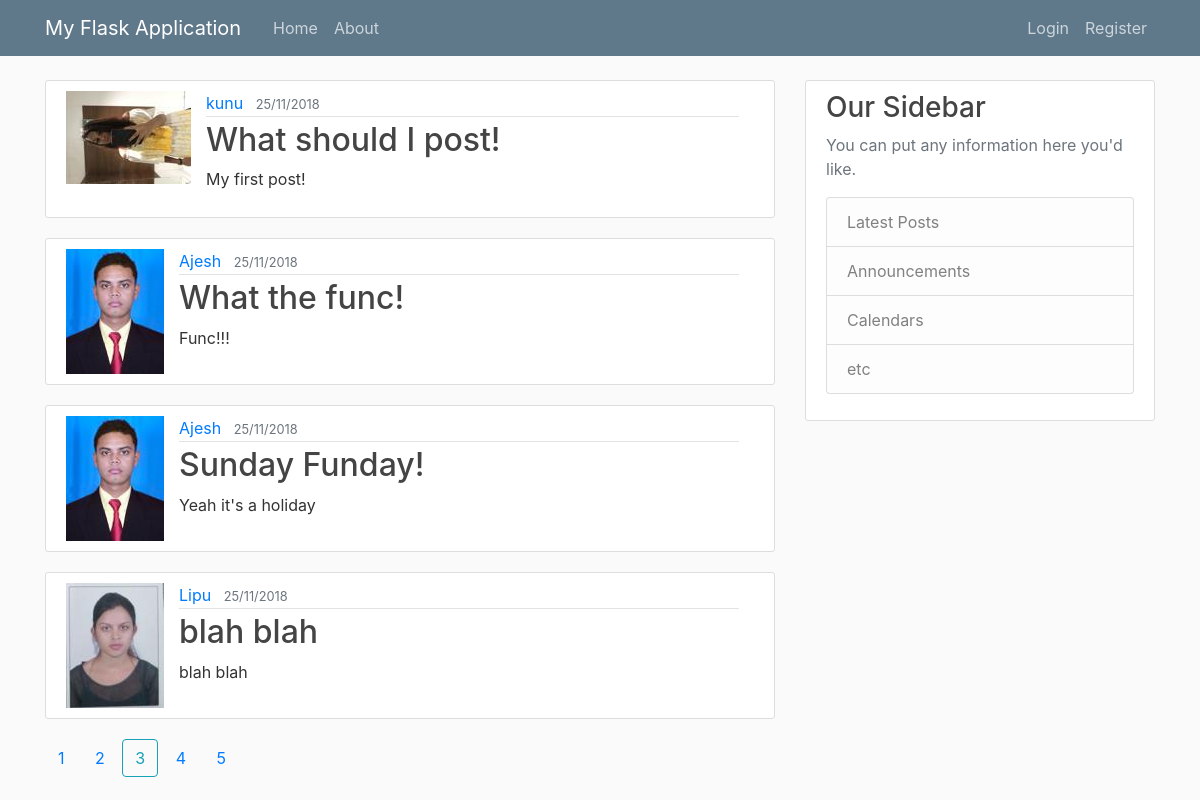
Screenshot of /home?page=3 with the database file from the repository.
### myFlaskApplication/models.py (models this page shows, shortened)
class Post(db.Model):
    id = db.Column(db.Integer, primary_key=True)
    title = db.Column(db.String(100), nullable=False, )
    date_posted = db.Column(db.DateTime, nullable=False, default=datetime.utcnow)
    content = db.Column(db.Text, nullable=False)
    user_id = db.Column(db.Integer, db.ForeignKey('user.id'), nullable=False)

class User(db.Model, UserMixin):
    id = db.Column(db.Integer, primary_key=True)
    username = db.Column(db.String(20), unique=True, nullable=False)
    email = db.Column(db.String(20), unique=True, nullable=False)
    image_file = db.Column(db.String(20), nullable=False, default='default.jpg')
    password = db.Column(db.String(60), nullable=False)
    posts = db.relationship('Post', backref='author', lazy=True)

### myFlaskApplication/routes.py (the view)
@myFlaskApp.route("/")
@myFlaskApp.route("/home")
def home():
    page = request.args.get('page', 1, type=int)
    posts = Post.query.order_by(Post.date_posted.desc()).paginate(page=page, per_page=4)
    return render_template('home.html', posts=posts, title='Home Page!')

### myFlaskApplication/templates/home.html
{% extends "layout.html" %}
{% block content %}
    {% for post in posts.items %}
        <article class="media content-section">
          <div class="media-left media-top">
              <img class="media-object" src="{{ url_for('static', filename='profile_pics/' + post.author.image_file) }}">
          </div>
          <div class="media-body container">
            <div class="article-metadata">
              <a class="mr-2" href="{{ url_for('user_posts', username=post.author.username) }}">{{ post.author.username }}</a>
              <small class="text-muted">{{ post.date_posted.strftime('%d/%m/%Y') }}</small>
            </div>
            <h2><a class="article-title" href="{{ url_for('post', post_id=post.id) }}">{{ post.title }}</a></h2>
            <p class="article-content">{{ post.content }}</p>
          </div>
        </article>
    {% endfor %}
    {% for page_num in posts.iter_pages(left_edge=1, right_edge=1, left_current=1, right_current=2) %}
        {% if page_num %}
            {% if posts.page == page_num %}
                <a class="btn btn-outline-info mb-4" href="{{ url_for('home', page=page_num) }}">{{ page_num }}</a>
            {% else %}
                <a class="btn mb-4" href="{{ url_for('home', page=page_num) }}">{{ page_num }}</a>
            {% endif %}
        {% else %}
            ...
        {% endif %}
    {% endfor %}
{% endblock content %}

### myFlaskApplication/static/main.css (style rules this page uses)
body { background: #fafafa; color: #333333; margin-top: 5rem; }
h1, h2, h3, h4, h5, h6 { color: #444444; }
.content-section { background: #ffffff; padding: 10px 20px; border: 1px solid #dddddd; border-radius: 3px; margin-bottom: 20px; }
.article-title { color: #444444; }
.article-content { white-space: pre-line; }
.article-metadata { padding-bottom: 1px; margin-bottom: 4px; border-bottom: 1px solid #e3e3e3 }

### rows the page displays
Post: image_file (picture), author.username "kunu", date_posted "25/11/2018", title "What should I post!", content "My first post!"
Post: image_file (picture), author.username "Ajesh", date_posted "25/11/2018", title "What the func!", content "Func!!!"
Post: image_file (picture), author.username "Ajesh", date_posted "25/11/2018", title "Sunday Funday!", content "Yeah it's a holiday"
Post: image_file (picture), author.username "Lipu", date_posted "25/11/2018", title "blah blah", content "blah blah"

### other values shown
{{ page_num }} "1" "2" "4" "5"
{{ page_num }} "3"
